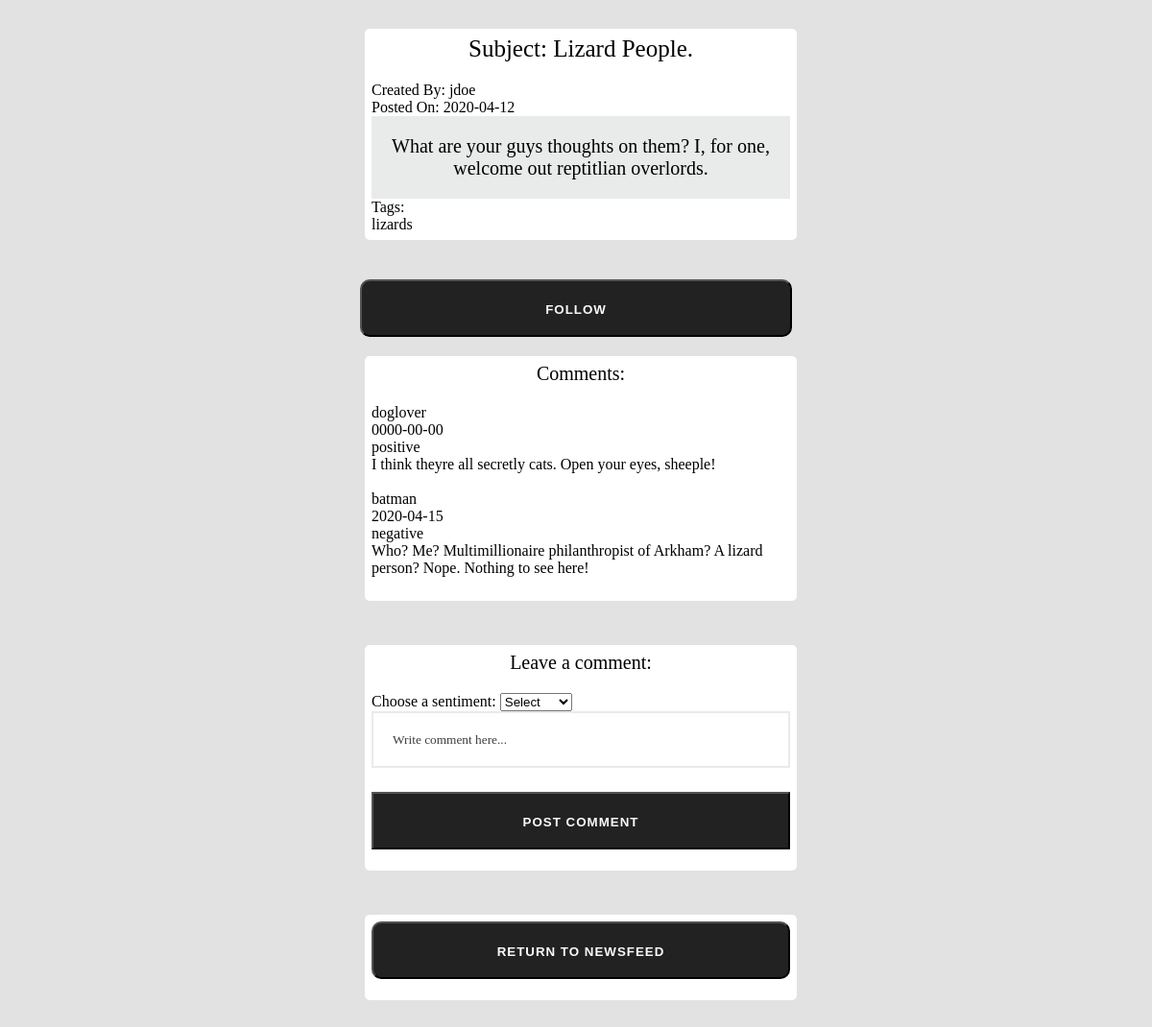
Before: /viewBlog.php?blogid=10 with the older database file.
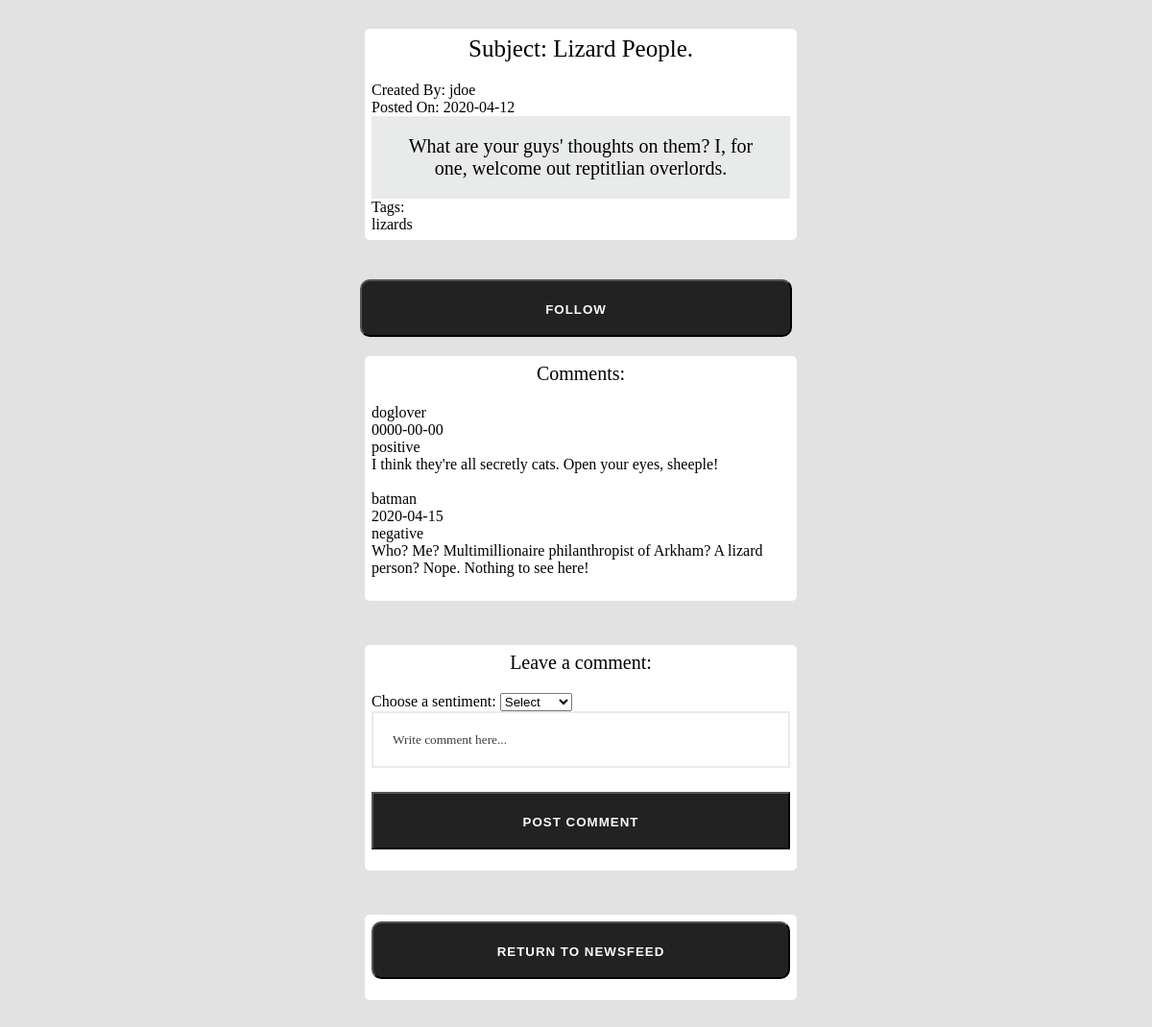
After: the same page with the newer database file.
### tables this page shows
CREATE TABLE `blogs` (
  `blogid` int(10) unsigned NOT NULL AUTO_INCREMENT,
  `subject` varchar(50) DEFAULT NULL,
  `description` varchar(250) DEFAULT NULL,
  `pdate` date DEFAULT NULL,
  `created_by` varchar(45) DEFAULT NULL,
  PRIMARY KEY (`blogid`),
  KEY `FK1_idx` (`description`),
  KEY `FK1` (`created_by`),
  CONSTRAINT `FK1` FOREIGN KEY (`created_by`) REFERENCES `userinformation` (`username`)
);

CREATE TABLE `comments` (
  `commentid` int(10) NOT NULL AUTO_INCREMENT,
  `sentiment` varchar(20) DEFAULT NULL,
  `description` varchar(250) DEFAULT NULL,
  `cdate` date DEFAULT NULL,
  `blogid` int(10) unsigned DEFAULT NULL,
  `posted_by` varchar(45) DEFAULT NULL,
  PRIMARY KEY (`commentid`),
  KEY `comments_ibfk_1` (`blogid`),
  KEY `comments_ibfk_2` (`posted_by`),
  CONSTRAINT `comments_ibfk_1` FOREIGN KEY (`blogid`) REFERENCES `blogs` 
(`blogid`),
  CONSTRAINT `comments_ibfk_2` FOREIGN KEY (`posted_by`) REFERENCES `userinformation` 
(`username`),
  CONSTRAINT `sentiment_types` CHECK ((`sentiment` in 
(_utf8mb4'negative',_utf8mb4'positive')))
);

### viewBlog.php (the view, shortened to what this page needs)
<!DOCTYPE html>
<html lang="en">
     <head>
        <link rel="stylesheet" href="styles.css">
     </head>
<body>
<div class="wrapper">
<div class="container">
<div class="newslist">
<?php
   $dbuser = "root";
   $dbpass = "";
   $db = mysqli_connect("127.0.0.1", $dbuser, $dbpass, "users");
   $id = $_GET['blogid'];
   $query = "SELECT * FROM blogs WHERE blogid = '$id';";
   $result = mysqli_query($db, $query);
   while($rows=$result->fetch_assoc())
   { ?>
      <div class="blog-title">Subject: <?php echo $rows['subject'];?></div>
      <div>Created By: <?php echo $rows['created_by'];?></div>
      <div>Posted On: <?php echo $rows['pdate'];?></div>
      <div class="blog-content"><?php echo $rows['description'];?></div>
   <?php
   }
   $query = "SELECT * FROM blogstags WHERE blogid = '$id';";
   $result = mysqli_query($db, $query); ?>
   <p>Tags:</p>
   <?php
   while($rows=$result->fetch_assoc())
   { ?>
      <div><?php echo $rows['tag'];?></div>
   <?php
   }
?>
</div>
<br /> <br />
<?php
$query = "SELECT sentiment, description, cdate, posted_by FROM comments WHERE blogid = '$id';";
$result = mysqli_query($db, $query);
?>
<form method="POST" action= "followPage.php">
<input class="btn" type="submit" value="Follow" >
</form>
<div class="newslist">
<p class="blog-sub">Comments:</p> <?php
while($rows=$result->fetch_assoc())
{ ?>
   <div><?php echo $rows['posted_by'];?></div>
   <div><?php echo $rows['cdate'];?></div>
   <div><?php echo $rows['sentiment'];?></div>
   <div><?php echo $rows['description'];?></div>
   <br />
<?php
}
?>
</div>
<br /> <br />
<div class="newslist">
<div class="blog-sub">Leave a comment:</div>
<form method="post" action="insertComment.php">
   <label for="sentiment">Choose a sentiment:</label>
   <select id="sentiment" name="sentiment">
      <option value="dummy">Select</option>
   </select>
   <br />
   <input type ="text" id="commentdes" class="input" name="commentdes" placeholder="Write comment here..." >
   <input type="submit" value="Post comment">
</form>
</div>
<br /> <br />
<div class="newslist">
   <form method="post" action="newsFeed.php">
   <input type="submit" class="btn" id="returnNewsfeedButton" value="Return to Newsfeed">
</form>
</div>
</div>
</body>
</html>

Changed rows visible on the page:
changed blogs "Lizard People.": description "What are your guys thoughts on them? I, for one, welcome out reptitlian overlords." → "What are your guys' thoughts on them? I, for one, welcome out reptitlian overlords."
changed comments "doglover": description "I think theyre all secretly cats. Open your eyes, sheeple!" → "I think they're all secretly cats. Open your eyes, sheeple!"
